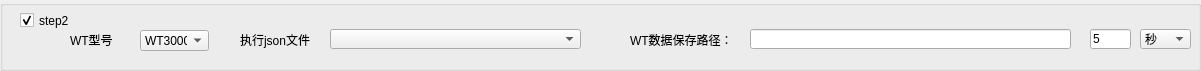
  <widget class="QGroupBox" name="groupBox_5">
   <property name="geometry">
    <rect>
     <x>0</x>
     <y>250</y>
     <width>1201</width>
     <height>71</height>
    </rect>
   </property>
   <property name="title">
    <string/>
   </property>
   <widget class="QCheckBox" name="checkBox_S2">
    <property name="geometry">
     <rect>
      <x>20</x>
      <y>10</y>
      <width>81</width>
      <height>21</height>
     </rect>
    </property>
    <property name="text">
     <string>step2</string>
    </property>
    <property name="checked">
     <bool>true</bool>
    </property>
   </widget>
   <widget class="QComboBox" name="cB_wt_type">
    <property name="geometry">
     <rect>
      <x>140</x>
      <y>30</y>
      <width>69</width>
      <height>21</height>
     </rect>
    </property>
    <item>
     <property name="text">
      <string>WT3000</string>
     </property>
    </item>
    <item>
     <property name="text">
      <string>WT1800</string>
     </property>
    </item>
    <item>
     <property name="text">
      <string>WT1806E</string>
     </property>
    </item>
    <item>
     <property name="text">
      <string>WT5000</string>
     </property>
    </item>
   </widget>
   <widget class="QLineEdit" name="lE_S2_1">
    <property name="geometry">
     <rect>
      <x>1090</x>
      <y>29</y>
      <width>41</width>
      <height>20</height>
     </rect>
    </property>
    <property name="text">
     <string>5</string>
    </property>
   </widget>
   <widget class="QLineEdit" name="lE_wt_save_path">
    <property name="geometry">
     <rect>
      <x>750</x>
      <y>29</y>
      <width>321</width>
      <height>20</height>
     </rect>
    </property>
   </widget>
   <widget class="QLabel" name="label_6">
    <property name="geometry">
     <rect>
      <x>630</x>
      <y>29</y>
      <width>101</width>
      <height>21</height>
     </rect>
    </property>
    <property name="text">
     <string>WT数据保存路径：</string>
    </property>
   </widget>
   <widget class="QComboBox" name="cB_wt_json">
    <property name="geometry">
     <rect>
      <x>330</x>
      <y>29</y>
      <width>251</width>
      <height>20</height>
     </rect>
    </property>
   </widget>
   <widget class="QLabel" name="label">
    <property name="geometry">
     <rect>
      <x>70</x>
      <y>29</y>
      <width>61</width>
      <height>21</height>
     </rect>
    </property>
    <property name="text">
     <string>WT型号</string>
    </property>
   </widget>
   <widget class="QLabel" name="label_2">
    <property name="geometry">
     <rect>
      <x>240</x>
      <y>29</y>
      <width>81</width>
      <height>21</height>
     </rect>
    </property>
    <property name="text">
     <string>执行json文件</string>
    </property>
   </widget>
   <widget class="QComboBox" name="cB_S2_unit_1">
    <property name="geometry">
     <rect>
      <x>1140</x>
      <y>29</y>
      <width>51</width>
      <height>20</height>
     </rect>
    </property>
    <item>
     <property name="text">
      <string>秒</string>
     </property>
    </item>
    <item>
     <property name="text">
      <string>分钟</string>
     </property>
    </item>
    <item>
     <property name="text">
      <string>毫秒</string>
     </property>
    </item>
   </widget>
  </widget>
